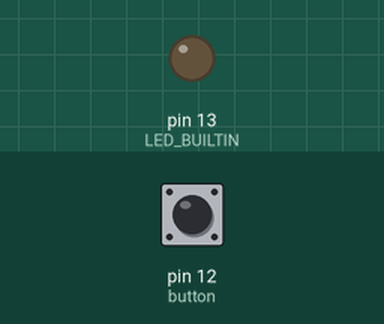
This sketch was run on a simulated Arduino Uno, built with avr-gcc and run on an emulated ATmega328P. Parts: output pins drawn as LEDs (lit = HIGH). Inputs (shaded band) come from the test bench; at power-on: pin 12 (button) LOW.

Above: at 1.2 s.
1.3 s: pin 12 (button) pulled HIGH for 0.15 s
At 1.37 s:
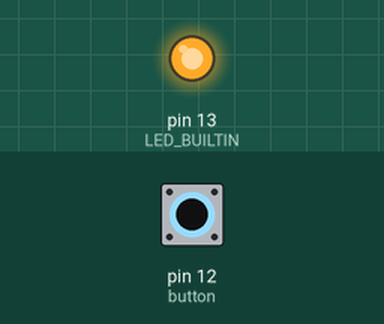
2.9 s: pin 12 (button) pulled HIGH for 3.2 s
At 7.2 s:
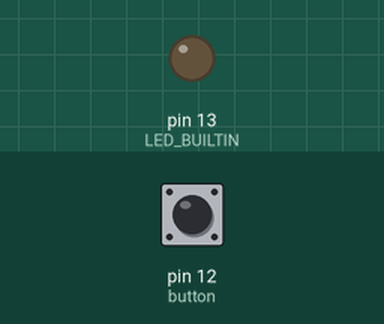
Timing chart, 0 to 8.7 s (numbered marks = the images above; inputs shaded):
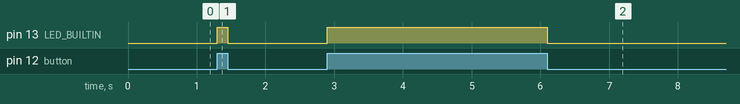

Measured:
- after the input at 1.3 s, pin 13 (LED_BUILTIN): LOW → HIGH at once, → LOW 0.15 s later
- after the input at 2.9 s, pin 13 (LED_BUILTIN): LOW → HIGH at once, → LOW 3.2 s later

The sketch:

arduino_button.ino
```cpp
const int button = 12;

void setup() {
    // set the digital pin as output:
    pinMode(button, INPUT);
    pinMode(LED_BUILTIN, OUTPUT);
}

void loop() {
    if (digitalRead(button) == HIGH) {
        digitalWrite(LED_BUILTIN, HIGH);
    } else {
        digitalWrite(LED_BUILTIN, LOW);
    }
}
```
